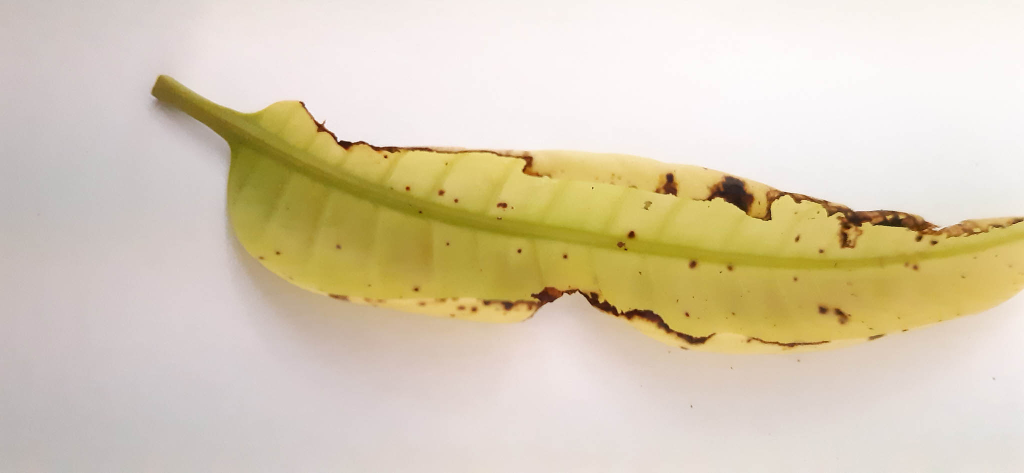
#> input picture dataset/daun-harumanis-kagle/Anthracnose/anthracnose-0010.jpg, 2048 x 946 px (shown at 1/2 size); its folder holds 3 pictures in this run
$ jupyter execute --allow-errors crop_disease_detection.ipynb
#> lines starting #> are read from the running program, lines starting #| are printed output that depends on the picture
[cell 1]
import tensorflow as tf
from tensorflow.keras.applications import ResNet50
from tensorflow.keras.models import Model
from tensorflow.keras.layers import Dense, GlobalAveragePooling2D, Dropout
from tensorflow.keras.preprocessing.image import ImageDataGenerator
from tensorflow.keras.optimizers import Adam
from tensorflow.keras.callbacks import EarlyStopping, ReduceLROnPlateau, ModelCheckpoint

[cell 2]
from tensorflow.keras.preprocessing.image import ImageDataGenerator, img_to_array,load_img
import os
import random
import pandas as pd
import numpy as np
from PIL import Image
import matplotlib.pyplot as plt
import pillow_heif
import cv2

[cell 3]
import warnings
warnings.filterwarnings('ignore')  # Suppress all warnings

[cell 4]
dataset_path = "./dataset/daun-harumanis-kagle"

#> (a cell that did not finish here is left out)

# EDA

### Dataset Composition Analysis

[cell 6]
classes = [cls for cls in os.listdir(dataset_path)
           if os.path.isdir(os.path.join(dataset_path, cls))]

print("Number of classes:", len(classes))
print("Classes:", classes)

[cell 7]
total_images = 0
print("\nImages per class:")

for cls in classes:
    class_path = os.path.join(dataset_path, cls)
    num_images = len(os.listdir(class_path))
    total_images += num_images
    print(f"{cls}: {num_images}")

[cell 8]
print("\nTotal number of images in dataset:", total_images)

### Class distribution

[cell 9]
classes = []
image_counts = []

# Count images per class
for cls in os.listdir(dataset_path):
    class_path = os.path.join(dataset_path, cls)
    if os.path.isdir(class_path):
        classes.append(cls)
        image_counts.append(len(os.listdir(class_path)))

# Plot bar chart
plt.figure(figsize=(6,4))
plt.bar(classes, image_counts, color = ['black', 'skyblue', 'purple'],edgecolor='black')
plt.xlabel("Classes")
plt.ylabel("Number of Images")
plt.title("Class Distribution of Leaf Disease Dataset")
plt.xticks(rotation=15)
plt.tight_layout()
plt.show()
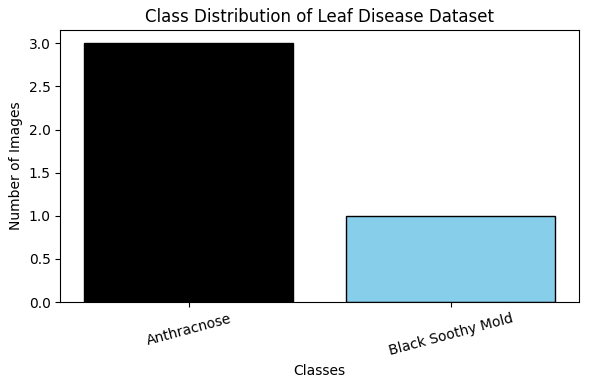
#> figure drawn by matplotlib, 1 panel

### Image Visualization

[cell 10]
classes = [cls for cls in os.listdir(dataset_path)
           if os.path.isdir(os.path.join(dataset_path, cls))]

plt.figure(figsize=(10,4))

#> (the rest of this cell did not finish here and is left out)

[cell 11]
classes = [cls for cls in os.listdir(dataset_path)
           if os.path.isdir(os.path.join(dataset_path, cls))]

plt.figure(figsize=(10,4))

#> (the rest of this cell did not finish here and is left out)

### Image resolution & shape Analysis

[cell 12]
# Enable HEIC support if available
try:
    import pillow_heif
    pillow_heif.register_heif_opener()
#> (this line was passed over: pillow_heif is not available in this run)
except:
    pass

image_info = []

# Loop through dataset
for cls in os.listdir(dataset_path):
    cls_path = os.path.join(dataset_path, cls)
    if os.path.isdir(cls_path):
        for img_name in os.listdir(cls_path):
            img_path = os.path.join(cls_path, img_name)
            try:
                with Image.open(img_path) as img:
#> img is the input picture: PIL image 2048x946 RGB; mean R, G, B 216.8, 204.4, 179.2
                    width, height = img.size
#> width = 2048; height = 946
                    image_info.append([cls, img_name, width, height])
            except:
                continue

# Create DataFrame
df = pd.DataFrame(image_info, columns=["Class", "Image Name", "Width", "Height"])

# Show first few rows
df.head()

### Data Quality Analysis

[cell 13]
pillow_heif.register_heif_opener()
#> (this line was passed over: pillow_heif is not available in this run)

for img_name in os.listdir(dataset_path):
    if img_name.lower().endswith(".heic"):
        img_path = os.path.join(dataset_path, img_name)
        img = Image.open(img_path)
        new_name = img_name.replace(".heic", ".jpg")
        img.save(os.path.join(dataset_path, new_name), "JPEG")

[cell 14]
corrupted_images = []
for cls in os.listdir(dataset_path):
    class_path = os.path.join(dataset_path, cls)
    if os.path.isdir(class_path):
        for img_name in os.listdir(class_path):
            img_path = os.path.join(class_path, img_name)
            try:
                img = Image.open(img_path)
                img.verify()   # check image integrity
            except:
                corrupted_images.append(img_path)

if len(corrupted_images) == 0:
    print("No corrupted images found. Dataset quality is good.")
else:
    print("Corrupted images found:")
    for img in corrupted_images:
        print(img)

### Visualize Sample Images from Each Disease Class

[cell 15]
# Register HEIC support (safe even if no HEIC)
try:
    import pillow_heif
    pillow_heif.register_heif_opener()
#> (this line was passed over: pillow_heif is not available in this run)
except:
    pass

[cell 16]
# Choose one class folder
class_folder = os.path.join(dataset_path, os.listdir(dataset_path)[0])

# Pick a real image automatically
image_file = random.choice(os.listdir(class_folder))
image_path = os.path.join(class_folder, image_file)

# Load image
img = Image.open(image_path).resize((224, 224))
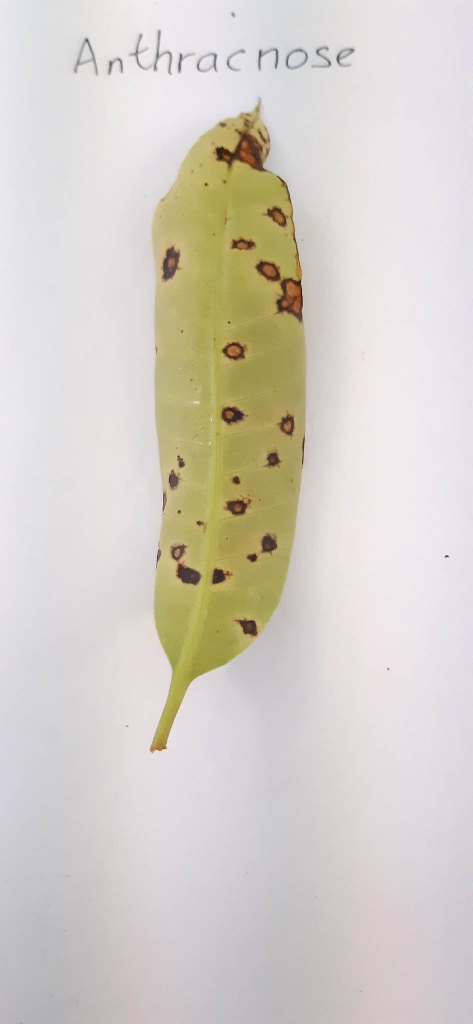
#> input picture dataset/daun-harumanis-kagle/Anthracnose/anthracnose-0029.jpg, 946 x 2048 px (shown at 1/2 size)
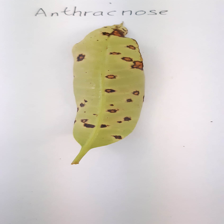
#> img: PIL image 224x224 RGB; mean R, G, B 212.9, 207.4, 199.8
#> (the rest of this cell did not finish here and is left out)

#> (a cell that did not finish here is left out)

# PRE PROCESSING

### Image Resizing

[cell 18]
try:
    import pillow_heif
    pillow_heif.register_heif_opener()
#> (this line was passed over: pillow_heif is not available in this run)
except:
    pass

# Original dataset path
input_path = "./dataset/daun-harumanis-kagle"

# Output path for resized images
output_path = "./dataset/daun-harumanis-kagle/resized_dataset"

# Target image size
TARGET_SIZE = (224, 224)

# Create output directory
os.makedirs(output_path, exist_ok=True)

for cls in os.listdir(input_path):
    cls_input = os.path.join(input_path, cls)
    cls_output = os.path.join(output_path, cls)

    if not os.path.isdir(cls_input):
        continue

    os.makedirs(cls_output, exist_ok=True)

    for img_name in os.listdir(cls_input):
        img_path = os.path.join(cls_input, img_name)

        try:
            img = Image.open(img_path).convert("RGB")
            img = img.resize(TARGET_SIZE)
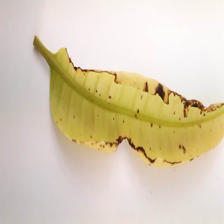
#> img: PIL image 224x224 RGB; mean R, G, B 216.8, 204.4, 179.2

            save_name = os.path.splitext(img_name)[0] + ".jpg"
            img.save(os.path.join(cls_output, save_name), "JPEG")

        except:
            continue

print("✅ Image resizing completed successfully!")

### Image resolution & shape Analysis after resizing

[cell 19]
# Enable HEIC support if available
try:
    import pillow_heif
    pillow_heif.register_heif_opener()
#> (this line was passed over: pillow_heif is not available in this run)
except:
    pass

image_info = []

# Loop through dataset
for cls in os.listdir(output_path):
    cls_path = os.path.join(output_path, cls)
    if os.path.isdir(cls_path):
        for img_name in os.listdir(cls_path):
            img_path = os.path.join(cls_path, img_name)
            try:
                with Image.open(img_path) as img:
                    width, height = img.size
                    image_info.append([cls, img_name, width, height])
            except:
                continue

# Create DataFrame
df = pd.DataFrame(image_info, columns=["Class", "Image Name", "Width", "Height"])

# Show first few rows
df.head()

### Image Visualization after resizing

[cell 20]
classes = [cls for cls in os.listdir(output_path)
           if os.path.isdir(os.path.join(output_path, cls))]

plt.figure(figsize=(10,4))

for i, cls in enumerate(classes):
    class_path = os.path.join(output_path, cls)
    images = os.listdir(class_path)
    if len(images) == 0:
        continue
    img_name = images[0]   # take first image
    img_path = os.path.join(class_path, img_name)

    img = load_img(img_path)

    plt.subplot(1, len(classes), i+1)
    plt.imshow(img)
    plt.title(cls)
    plt.axis('off')

plt.tight_layout()
plt.show()

### Noise removal (Gaussian / Median)

[cell 21]
try:
    import pillow_heif
    pillow_heif.register_heif_opener()
#> (this line was passed over: pillow_heif is not available in this run)
except:
    pass

# Input path (use resized RGB dataset)
input_path = "./dataset/daun-harumanis-kagle/resized_dataset"

# Output path for noise-removed images
output_path = "./dataset/daun-harumanis-kagle/denoised_dataset"

os.makedirs(output_path, exist_ok=True)

for cls in os.listdir(input_path):
    cls_input = os.path.join(input_path, cls)
    cls_output = os.path.join(output_path, cls)

    if not os.path.isdir(cls_input):
        continue

    os.makedirs(cls_output, exist_ok=True)

    for img_name in os.listdir(cls_input):
        img_path = os.path.join(cls_input, img_name)

        try:
            # Load image
            img = Image.open(img_path).convert("RGB")
            img_np = np.array(img)

            # Noise removal
            denoised = cv2.GaussianBlur(img_np, (3, 3), 0)
            #denoised = cv2.medianBlur(gaussian, 3)

            # Save denoised image
            Image.fromarray(denoised).save(os.path.join(cls_output, img_name))

        except:
            continue

print("✅ Noise removal completed successfully!")

denoised_dataset

[cell 22]
classes = [cls for cls in os.listdir(output_path)
           if os.path.isdir(os.path.join(output_path, cls))]

plt.figure(figsize=(10,4))

for i, cls in enumerate(classes):
    class_path = os.path.join(output_path, cls)
    image_files = [f for f in os.listdir(class_path)
                   if os.path.isfile(os.path.join(class_path, f)) and f.lower().endswith(('.png', '.jpg', '.jpeg', '.bmp', '.gif'))]
    if not image_files:
        print(f"Skipping empty or non-image folder: {cls}")
        continue
    img_name = image_files[0]   # take first image
    img_path = os.path.join(class_path, img_name)

    img = load_img(img_path)

    plt.subplot(1, len(classes), i+1)
    plt.imshow(img)
    plt.title(cls)
    plt.axis('off')

plt.tight_layout()
plt.show()

### Image enhancement

[cell 23]
import os
import cv2
import numpy as np
from PIL import Image

# Enable HEIC support if available
try:
    import pillow_heif
    pillow_heif.register_heif_opener()
#> (this line was passed over: pillow_heif is not available in this run)
